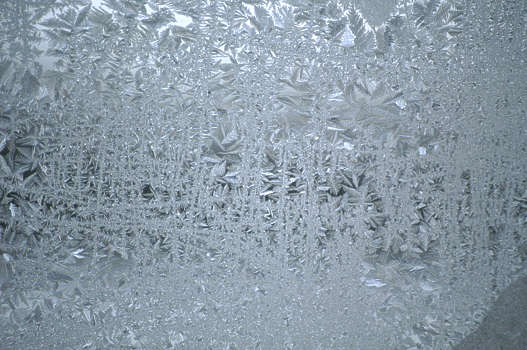
#> input picture deeplite_torch_zoo/src/classification/augmentations/distortions/frost_imgs/frost4.jpg, 527 x 350 px
$ python -i preprocess.py   (imports and definitions only)
#> lines starting #> are read from the running program, lines starting #| are printed output that depends on the picture
#> further down, picture is the input picture: shape (350, 527, 3); mean B, G, R 165.2, 152.8, 137.6
import cv2
import numpy as np


def minmax_normalize(img, norm_range=(0, 1), orig_range=(0, 255)):
    # range(0, 1)
    norm_img = (img - orig_range[0]) / (orig_range[1] - orig_range[0])
    # range(min_value, max_value)
    norm_img = norm_img * (norm_range[1] - norm_range[0]) + norm_range[0]
    return norm_img


def meanstd_normalize(img, mean, std):
    mean = np.asarray(mean)
    std = np.asarray(std)
    norm_img = (img - mean) / std
    return norm_img


def padding(img, pad, constant_values=0):
    pad_img = np.pad(img, pad, "constant", constant_values=constant_values)
    return pad_img


def clahe(img, clip=2, grid=8):
#> called with clip = 2, grid = 8
    img_yuv = cv2.cvtColor(img, cv2.COLOR_BGR2LAB)
#> img_yuv: shape (350, 527, 3); mean of channels 0, 1, 2 158.6, 125.3, 119.7
    _clahe = cv2.createCLAHE(clipLimit=clip, tileGridSize=(grid, grid))
    img_yuv[:, :, 0] = _clahe.apply(img_yuv[:, :, 0])
#> img_yuv: shape (350, 527, 3); mean of channels 0, 1, 2 143.4, 125.3, 119.7
    img_equ = cv2.cvtColor(img_yuv, cv2.COLOR_LAB2BGR)
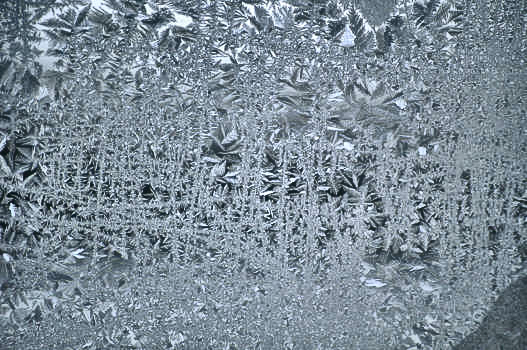
#> img_equ: shape (350, 527, 3); mean B, G, R 150.3, 138.2, 123.1
    return img_equ

>>> import cv2
>>> picture = cv2.imread('../../../classification/augmentations/distortions/frost_imgs/frost4.jpg')
>>> result = clahe(picture)

$ run again, on deeplite_torch_zoo/src/classification/augmentations/distortions/frost_imgs/frost5.jpg
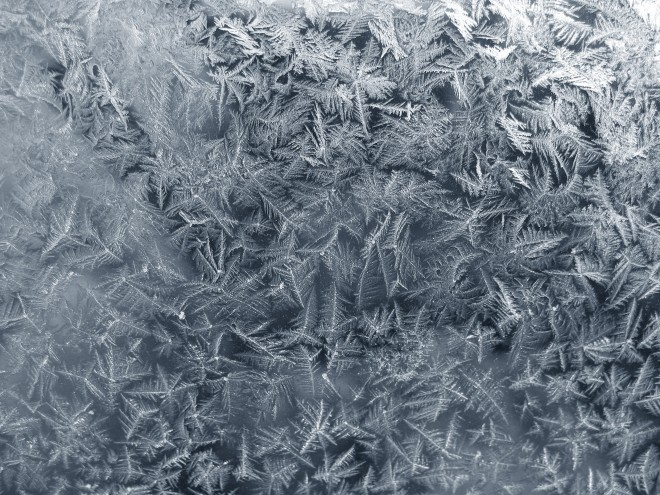
#> input picture deeplite_torch_zoo/src/classification/augmentations/distortions/frost_imgs/frost5.jpg, 660 x 495 px
#> picture is the input picture: shape (495, 660, 3); mean B, G, R 134.8, 123.4, 112.4
#> in clahe, `img_equ = cv2.cvtColor(img_yuv, cv2.COLOR_LAB2BGR)`:
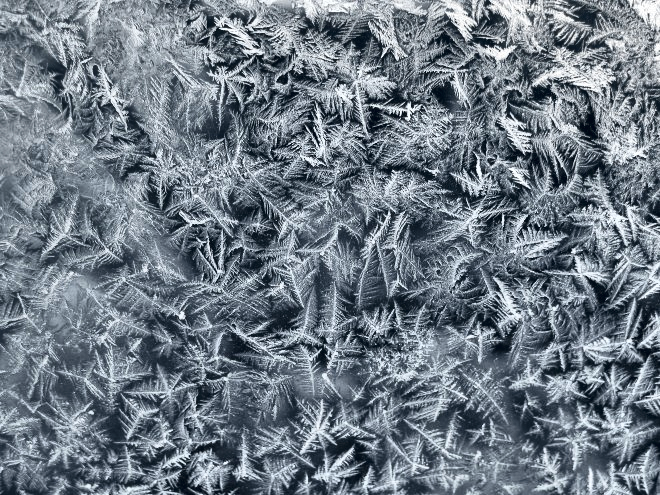
#> img_equ: shape (495, 660, 3); mean B, G, R 134.5, 123.3, 112

$ run again, on deeplite_torch_zoo/src/classification/augmentations/distortions/frost_imgs/frost6.jpg
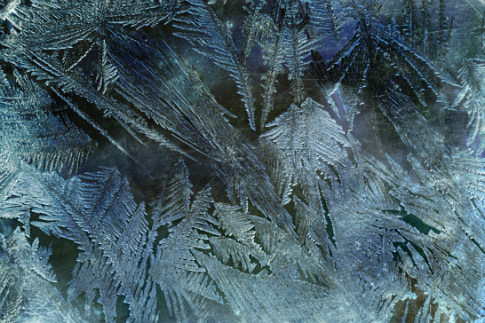
#> input picture deeplite_torch_zoo/src/classification/augmentations/distortions/frost_imgs/frost6.jpg, 485 x 323 px
#> picture is the input picture: shape (323, 485, 3); mean B, G, R 104.5, 95.4, 71.4
#> in clahe, `img_equ = cv2.cvtColor(img_yuv, cv2.COLOR_LAB2BGR)`:
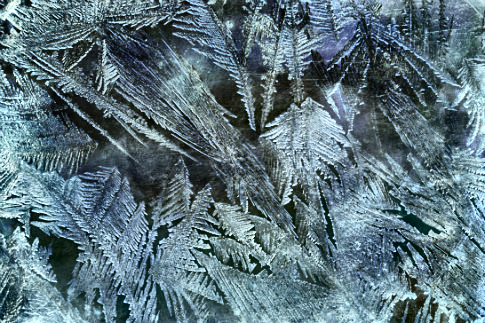
#> img_equ: shape (323, 485, 3); mean B, G, R 126.4, 117, 92.7

$ run again, on deeplite_torch_zoo/src/classification/augmentations/distortions/frost_imgs/frost1.png
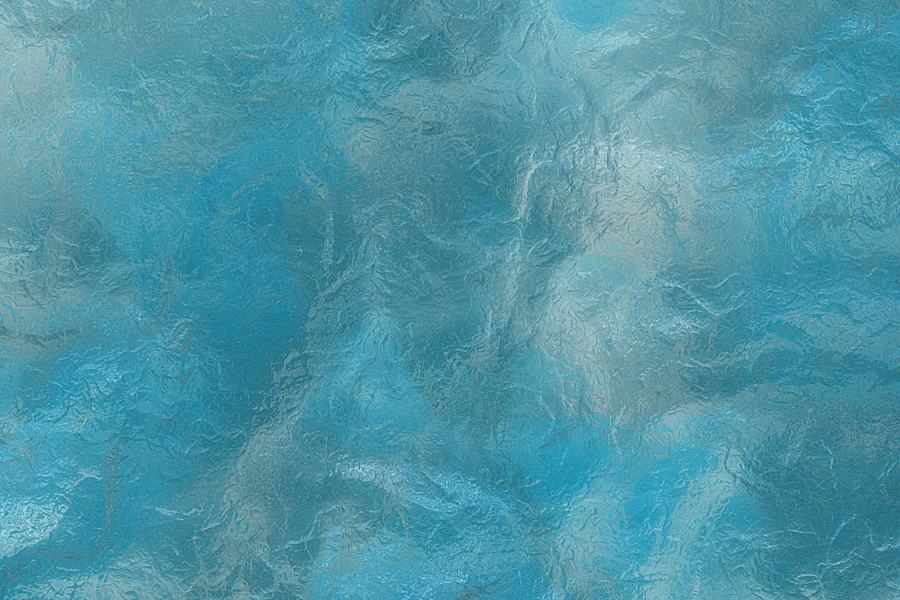
#> input picture deeplite_torch_zoo/src/classification/augmentations/distortions/frost_imgs/frost1.png, 900 x 600 px
#> picture is the input picture: shape (600, 900, 3); mean B, G, R 165.7, 149.1, 77.7
#> in clahe, `img_equ = cv2.cvtColor(img_yuv, cv2.COLOR_LAB2BGR)`:
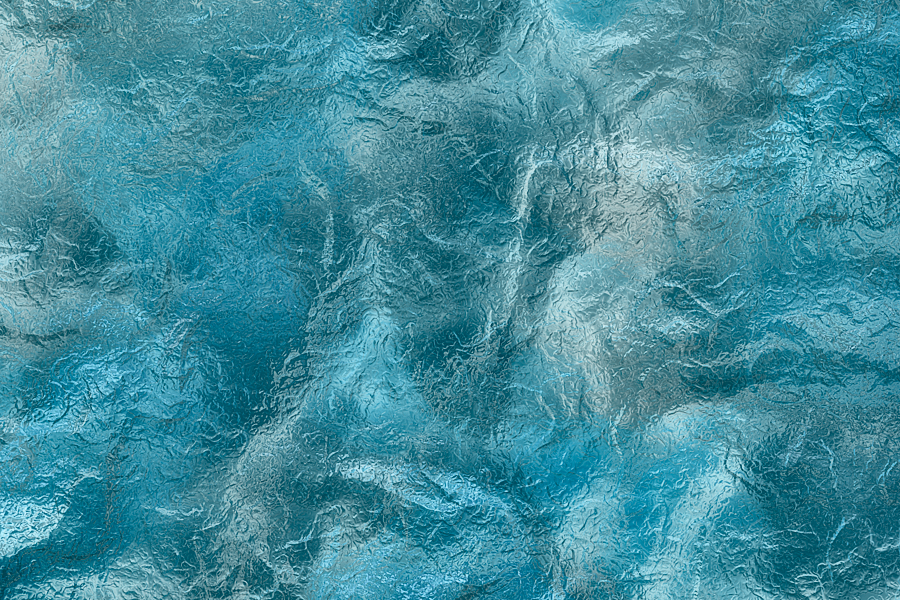
#> img_equ: shape (600, 900, 3); mean B, G, R 156.6, 140.3, 65.6
